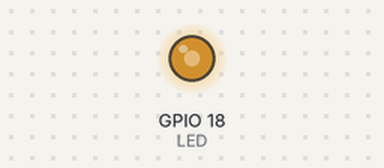
Bench run of a program on a simulated Raspberry Pi (BCM pin numbers). Shown: output pins drawn as LEDs (lit = HIGH). Random numbers come from a fixed seed.

Above: at 0.17 s.
At 14.55 s:
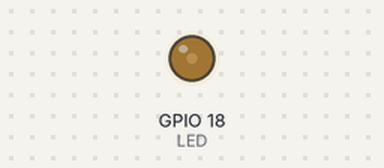
At 20.99 s:
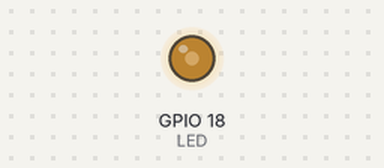
At 34.66 s:
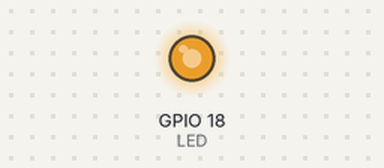
Timing chart, 0 to 40.0 s (numbered marks = the images above):
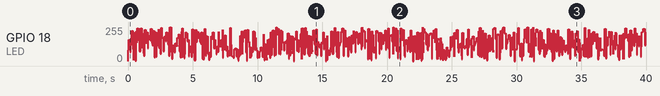

The program:

candle.py
```python
import RPi.GPIO as GPIO
import time
import random

#Set the PWM output we are using for the LED
LED = 18

def setup():
    global pwm

    # GPIO uses broadcom numbering (GPIO numbers)
    GPIO.setmode(GPIO.BCM)
    # Set the LED pin as an output
    GPIO.setup(LED, GPIO.OUT)

    # Start PWM on the LED pin at 200Hz with a
    # 100% duty cycle. At lower frequencies the LED
    # would flicker even when we wanted it on solidly
    pwm = GPIO.PWM(LED, 200)

    # Start at a brightness of 100%
    pwm.start(100)

def set_brightness(new_brightness):
    # Sets brightness of the LED by changing duty cycle
    pwm.ChangeDutyCycle(new_brightness)

def flicker():
    # We want a random brightness between 0% to 100%.
    # Then we'll hold it for a random time
    # between 0.01 to 0.1 seconds to get a nice flicker
    # effect. Play with these values to make the effect
    # suit your liking
    set_brightness(random.randrange(0, 100))
    time.sleep(random.randrange(1, 10) * 0.01)

# The wrapper around the flicker function makes sure the
# GPIO hardware is cleaned up when the user presses CTRL-C

def loop():
    try:
        while True:
            flicker()
    except KeyboardInterrupt:
        pass
    finally:
        GPIO.cleanup()

# setup the hardware
setup()

# start flickering
loop()
```
